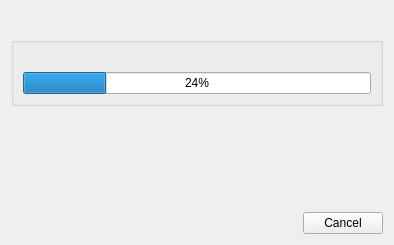
<?xml version="1.0" encoding="UTF-8"?>
<ui version="4.0">
 <class>sIBL_GUI_Download_Manager_Form</class>
 <widget class="QWidget" name="sIBL_GUI_Download_Manager_Form">
  <property name="geometry">
   <rect>
    <x>0</x>
    <y>0</y>
    <width>394</width>
    <height>245</height>
   </rect>
  </property>
  <property name="windowTitle">
   <string>sIBL_GUI - Downloads Manager</string>
  </property>
  <layout class="QGridLayout" name="sIBL_GUI_Download_Manager_Form_gridLayout">
   <item row="0" column="0">
    <layout class="QHBoxLayout" name="Logo_horizontalLayout">
     <item>
      <spacer name="Logo_Left_horizontalSpacer">
       <property name="orientation">
        <enum>Qt::Horizontal</enum>
       </property>
       <property name="sizeHint" stdset="0">
        <size>
         <width>40</width>
         <height>20</height>
        </size>
       </property>
      </spacer>
     </item>
     <item>
      <widget class="QLabel" name="Logo_label">
       <property name="text">
        <string/>
       </property>
       <property name="pixmap">
        <pixmap>:/sIBL_GUI FTP/Resources/sIBL_GUI_Small_Logo.png</pixmap>
       </property>
      </widget>
     </item>
     <item>
      <spacer name="Logo_Right_horizontalSpacer">
       <property name="orientation">
        <enum>Qt::Horizontal</enum>
       </property>
       <property name="sizeHint" stdset="0">
        <size>
         <width>40</width>
         <height>20</height>
        </size>
       </property>
      </spacer>
     </item>
    </layout>
   </item>
   <item row="1" column="0">
    <widget class="QGroupBox" name="Downloads_groupBox">
     <property name="statusTip">
      <string>Downloads Group Box: Current downloads.</string>
     </property>
     <property name="title">
      <string/>
     </property>
     <property name="alignment">
      <set>Qt::AlignBottom|Qt::AlignLeading|Qt::AlignLeft</set>
     </property>
     <layout class="QGridLayout" name="Online_Repository_groupBox_gridLayout">
      <item row="0" column="0">
       <widget class="QLabel" name="Current_File_label"/>
      </item>
      <item row="1" column="0">
       <widget class="QProgressBar" name="Download_progressBar">
        <property name="value">
         <number>24</number>
        </property>
       </widget>
      </item>
     </layout>
    </widget>
   </item>
   <item row="3" column="0">
    <layout class="QHBoxLayout" name="Buttons_horizontalLayout">
     <item>
      <spacer name="Buttons_horizontalSpacer">
       <property name="orientation">
        <enum>Qt::Horizontal</enum>
       </property>
       <property name="sizeHint" stdset="0">
        <size>
         <width>40</width>
         <height>20</height>
        </size>
       </property>
      </spacer>
     </item>
     <item>
      <widget class="QPushButton" name="Cancel_Close_pushButton">
       <property name="statusTip">
        <string>Cancel / Close Push Button: Cancel / Closes the &quot;Downloads Manager&quot; / current download.</string>
       </property>
       <property name="text">
        <string>Cancel</string>
       </property>
      </widget>
     </item>
    </layout>
   </item>
   <item row="2" column="0">
    <spacer name="verticalSpacer">
     <property name="orientation">
      <enum>Qt::Vertical</enum>
     </property>
     <property name="sizeHint" stdset="0">
      <size>
       <width>20</width>
       <height>40</height>
      </size>
     </property>
    </spacer>
   </item>
  </layout>
 </widget>
 <resources/>
 <connections/>
</ui>
